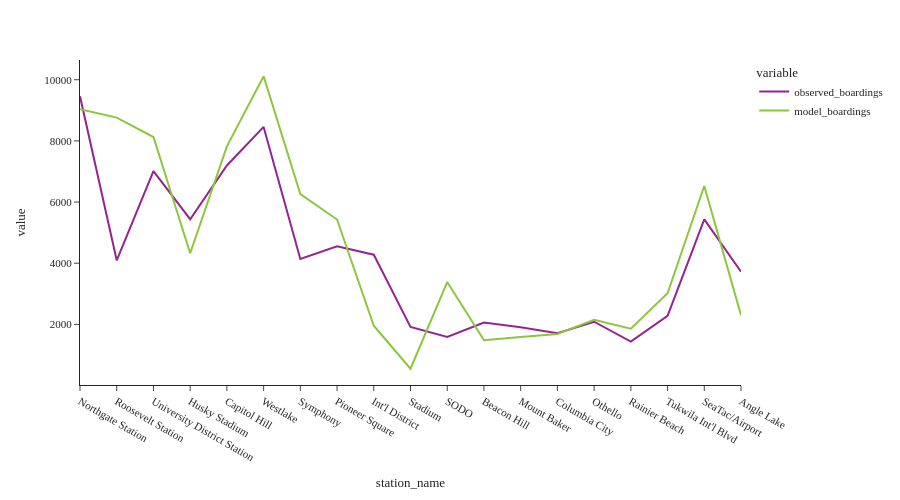

The notebook cell this image was saved under:
### Code cell
fig = px.line(line_1_df[['observed_boardings','model_boardings']])
fig.update_layout(height=500, width=900, font=dict(size=11),
                  yaxis_tickformat = '.00f')
fig.show()

### Figure 1 — Plotly figure (JSON) as saved in the notebook; plotly's stock layout.template omitted (floating-point values rounded to 4 significant figures)
{"data": [{"hovertemplate": "variable=observed_boardings<br>station_name=%{x}<br>value=%{y}<extra></extra>", "legendgroup": "observed_boardings", "line": {"color": "#91268F", "dash": "solid"}, "marker": {"symbol": "circle"}, "mode": "lines", "name": "observed_boardings", "orientation": "v", "showlegend": true, "type": "scatter", "x": ["Northgate Station", "Roosevelt Station", "University District Station", "Husky Stadium", "Capitol Hill", "Westlake", "Symphony", "Pioneer Square", "Int'l District", "Stadium", "SODO", "Beacon Hill", "Mount Baker", "Columbia City", "Othello", "Rainier Beach", "Tukwila Int'l Blvd", "SeaTac/Airport", "Angle Lake"], "xaxis": "x", "y": [9458.0, 4095.0, 7011.0, 5440.0, 7196.0, 8457.0, 4137.0, 4552.0, 4278.0, 1920.0, 1587.0, 2059.0, 1909.0, 1713.0, 2088.0, 1436.0, 2278.0, 5435.0, 3725.0], "yaxis": "y"}, {"hovertemplate": "variable=model_boardings<br>station_name=%{x}<br>value=%{y}<extra></extra>", "legendgroup": "model_boardings", "line": {"color": "#8CC63E", "dash": "solid"}, "marker": {"symbol": "circle"}, "mode": "lines", "name": "model_boardings", "orientation": "v", "showlegend": true, "type": "scatter", "x": ["Northgate Station", "Roosevelt Station", "University District Station", "Husky Stadium", "Capitol Hill", "Westlake", "Symphony", "Pioneer Square", "Int'l District", "Stadium", "SODO", "Beacon Hill", "Mount Baker", "Columbia City", "Othello", "Rainier Beach", "Tukwila Int'l Blvd", "SeaTac/Airport", "Angle Lake"], "xaxis": "x", "y": [9036.0, 8761.0, 8126.0, 4328.0, 7823.0, 10110.0, 6261.0, 5429.0, 1955.0, 549.9, 3385.0, 1480.0, 1585.0, 1686.0, 2148.0, 1857.0, 3020.0, 6525.0, 2299.0], "yaxis": "y"}], "layout": {"font": {"size": 11}, "height": 500, "legend": {"title": {"text": "variable"}, "tracegroupgap": 0}, "margin": {"t": 60}, "width": 900, "xaxis": {"anchor": "y", "domain": [0.0, 1.0], "title": {"text": "station_name"}}, "yaxis": {"anchor": "x", "domain": [0.0, 1.0], "tickformat": ".00f", "title": {"text": "value"}}}}
